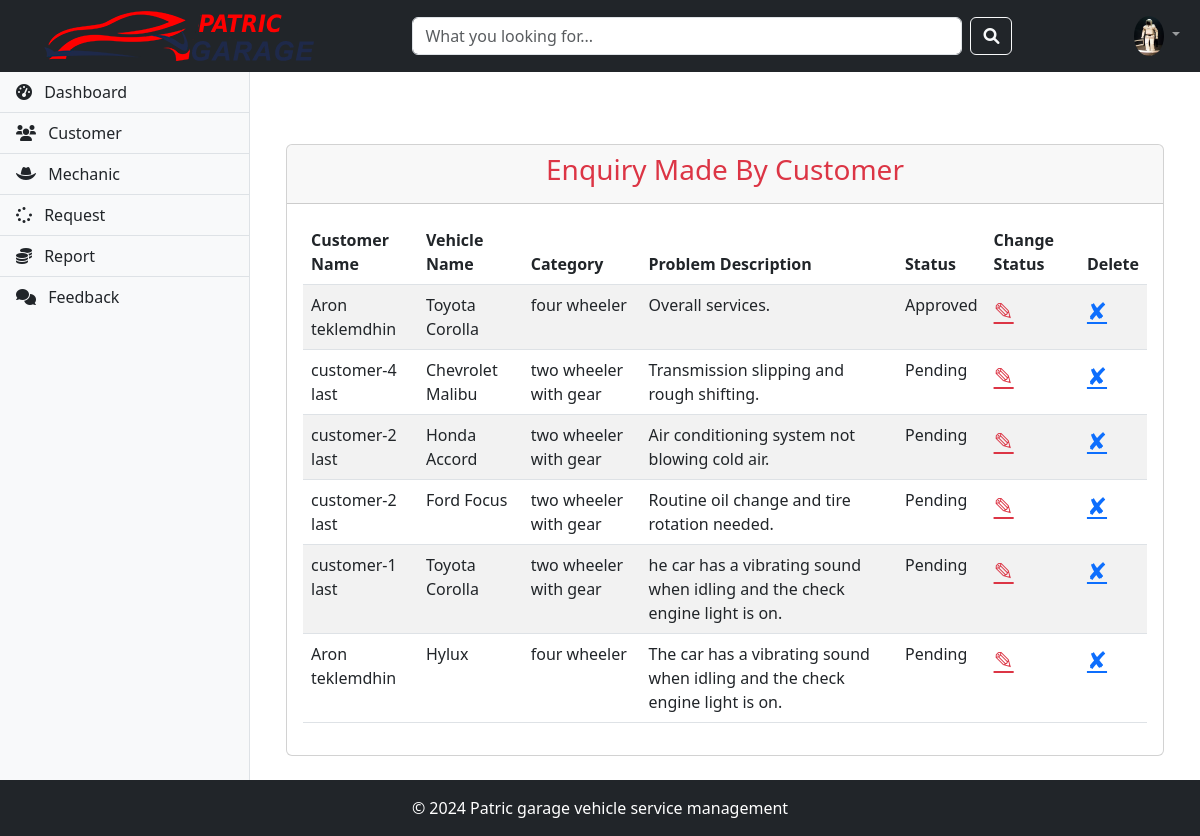
Page /admin-view-request (signed in) on the committed database.
### vehicle/models.py (models this page shows, shortened)
class Customer(models.Model):
    user = models.OneToOneField(User, on_delete=models.CASCADE)
    address = models.CharField(max_length=500)
    mobile = models.CharField(max_length=20)
    profile_pic = models.ImageField(upload_to='profile_pic/CustomerProfilePic/', null=True, blank=True)

class Request(models.Model):
    CATEGORY_CHOICES = (
        ('two wheeler with gear', 'Two Wheeler with Gear'),
        ('two wheeler without gear', 'Two Wheeler without Gear'),
        ('three wheeler', 'Three Wheeler'),
        ('four wheeler', 'Four Wheeler')
    )
    STATUS_CHOICES = (
        ('Pending', 'Pending'),
        ('Approved', 'Approved'),
        ('Repairing', 'Repairing'),
        ('Repairing Done', 'Repairing Done'),
        ('Released', 'Released')
    )
    category = models.CharField(max_length=50, choices=CATEGORY_CHOICES)
    vehicle_no = models.PositiveIntegerField()
    vehicle_name = models.CharField(max_length=40)
    vehicle_model = models.CharField(max_length=40)
    vehicle_brand = models.CharField(max_length=40)
    problem_description = models.CharField(max_length=500)
    date = models.DateField(auto_now_add=True)
    cost = models.PositiveIntegerField(null=True)
    customer = models.ForeignKey('Customer', on_delete=models.CASCADE, null=True)
    mechanic = models.ForeignKey('Mechanic', on_delete=models.CASCADE, null=True)
    status = models.CharField(max_length=50, choices=STATUS_CHOICES, default='Pending')

### vehicle/views.py (the view)
# urls.py: path('admin-view-request',views.admin_view_request_view,name='admin-view-request'),
@login_required(login_url='adminlogin')
def admin_view_request_view(request):
    enquiries = models.Request.objects.all().order_by('-id')
    customers = []
    for enq in enquiries:
        customer = models.Customer.objects.get(id=enq.customer_id)
        customers.append(customer)
    data = zip(customers, enquiries)
    return render(request, 'vehicle/admin_view_request.html', {'data': data})

### vehicle/templates/vehicle/admin_view_request.html
{% extends 'vehicle/adminbase.html' %}
{% block content %}
<div class="container mt-5">
  <div class="row justify-content-center">
    <div class="col-12">
      <div class="card">
        <div class="card-header text-center">
          <h3 class="text-danger">Enquiry Made By Customer</h3>
        </div>
        <div class="card-body">
          <table class="table table-striped table-hover">
            <thead>
              <tr>
                <th>Customer Name</th>
                <th>Vehicle Name</th>
                <th>Category</th>
                <th>Problem Description</th>
                <th>Status</th>
                <th>Change Status</th>
                <th>Delete</th>
              </tr>
            </thead>
            <tbody>
              {% for c, r in data %}
              <tr>
                <td>{{ c.user.first_name }} {{ c.user.last_name }}</td>
                <td>{{ r.vehicle_name }}</td>
                <td>{{ r.category }}</td>
                <td>{{ r.problem_description }}</td>
                <td>{{ r.status }}</td>
                <td>
                  <a href="{% url 'change-status' r.id %}" class="text-danger fs-4" title="Update">&#9998;</a>
                </td>
                <td>
                  <a href="{% url 'admin-delete-request' r.id %}" class="text-primary fs-4" title="Delete">&#10008;</a>
                </td>
              </tr>
              {% endfor %}
            </tbody>
          </table>
        </div>
      </div>
    </div>
  </div>
</div>
{% endblock content %}

### rows in the picture
Customer: user.first_name "Aron", user.last_name "teklemdhin", vehicle_name "Toyota Corolla", category "four wheeler", problem_description "Overall services.", status "Approved", vehicle_name "Hylux", problem_description "The car has a vibrating sound when idling and the check engine light is on.", status "Pending"
Customer: user.first_name "customer-4", user.last_name "last", vehicle_name "Chevrolet Malibu", category "two wheeler with gear", problem_description "Transmission slipping and rough shifting.", status "Pending"
Customer: user.first_name "customer-2", user.last_name "last", vehicle_name "Honda Accord", category "two wheeler with gear", problem_description "Air conditioning system not blowing cold air.", status "Pending", vehicle_name "Ford Focus", problem_description "Routine oil change and tire rotation needed."
Customer: user.first_name "customer-1", user.last_name "last", vehicle_name "Toyota Corolla", category "two wheeler with gear", problem_description "he car has a vibrating sound when idling and the check engine light is on.", status "Pending"
